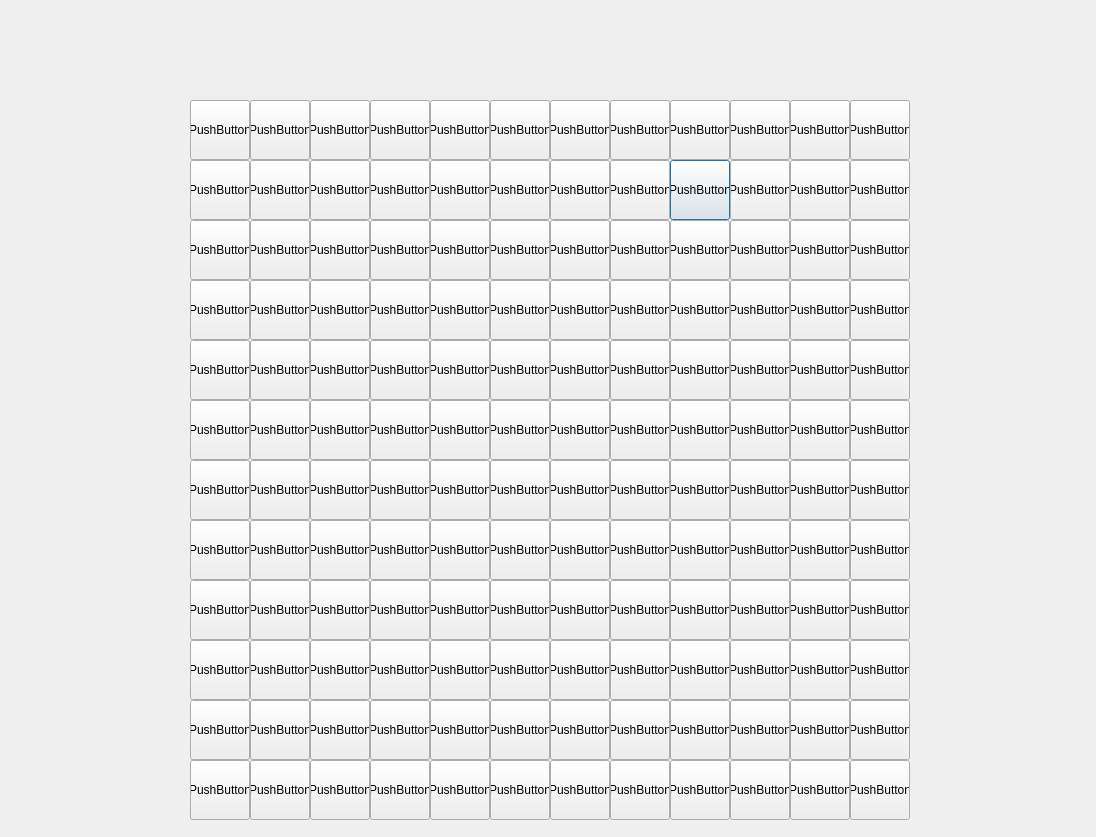
<?xml version="1.0" encoding="UTF-8"?>
<ui version="4.0">
 <class>Dialog</class>
 <widget class="QDialog" name="Dialog">
  <property name="geometry">
   <rect>
    <x>0</x>
    <y>0</y>
    <width>1096</width>
    <height>837</height>
   </rect>
  </property>
  <property name="windowTitle">
   <string>Dialog</string>
  </property>
  <widget class="QPushButton" name="pushButton_82">
   <property name="geometry">
    <rect>
     <x>670</x>
     <y>160</y>
     <width>60</width>
     <height>60</height>
    </rect>
   </property>
   <property name="text">
    <string>PushButton</string>
   </property>
  </widget>
  <widget class="QPushButton" name="pushButton_70">
   <property name="geometry">
    <rect>
     <x>550</x>
     <y>400</y>
     <width>60</width>
     <height>60</height>
    </rect>
   </property>
   <property name="text">
    <string>PushButton</string>
   </property>
  </widget>
  <widget class="QPushButton" name="pushButton_62">
   <property name="geometry">
    <rect>
     <x>550</x>
     <y>160</y>
     <width>60</width>
     <height>60</height>
    </rect>
   </property>
   <property name="text">
    <string>PushButton</string>
   </property>
  </widget>
  <widget class="QPushButton" name="pushButton_50">
   <property name="geometry">
    <rect>
     <x>430</x>
     <y>400</y>
     <width>60</width>
     <height>60</height>
    </rect>
   </property>
   <property name="text">
    <string>PushButton</string>
   </property>
  </widget>
  <widget class="QPushButton" name="pushButton_95">
   <property name="geometry">
    <rect>
     <x>730</x>
     <y>340</y>
     <width>60</width>
     <height>60</height>
    </rect>
   </property>
   <property name="text">
    <string>PushButton</string>
   </property>
  </widget>
  <widget class="QPushButton" name="pushButton_22">
   <property name="geometry">
    <rect>
     <x>310</x>
     <y>160</y>
     <width>60</width>
     <height>60</height>
    </rect>
   </property>
   <property name="text">
    <string>PushButton</string>
   </property>
  </widget>
  <widget class="QPushButton" name="pushButton_74">
   <property name="geometry">
    <rect>
     <x>610</x>
     <y>280</y>
     <width>60</width>
     <height>60</height>
    </rect>
   </property>
   <property name="text">
    <string>PushButton</string>
   </property>
  </widget>
  <widget class="QPushButton" name="pushButton_79">
   <property name="geometry">
    <rect>
     <x>610</x>
     <y>100</y>
     <width>60</width>
     <height>60</height>
    </rect>
   </property>
   <property name="text">
    <string>PushButton</string>
   </property>
  </widget>
  <widget class="QPushButton" name="pushButton_91">
   <property name="geometry">
    <rect>
     <x>730</x>
     <y>220</y>
     <width>60</width>
     <height>60</height>
    </rect>
   </property>
   <property name="text">
    <string>PushButton</string>
   </property>
  </widget>
  <widget class="QPushButton" name="pushButton_16">
   <property name="geometry">
    <rect>
     <x>250</x>
     <y>520</y>
     <width>60</width>
     <height>60</height>
    </rect>
   </property>
   <property name="text">
    <string>PushButton</string>
   </property>
  </widget>
  <widget class="QPushButton" name="pushButton_46">
   <property name="geometry">
    <rect>
     <x>430</x>
     <y>520</y>
     <width>60</width>
     <height>60</height>
    </rect>
   </property>
   <property name="text">
    <string>PushButton</string>
   </property>
  </widget>
  <widget class="QPushButton" name="pushButton_35">
   <property name="geometry">
    <rect>
     <x>370</x>
     <y>340</y>
     <width>60</width>
     <height>60</height>
    </rect>
   </property>
   <property name="text">
    <string>PushButton</string>
   </property>
  </widget>
  <widget class="QPushButton" name="pushButton_4">
   <property name="geometry">
    <rect>
     <x>190</x>
     <y>280</y>
     <width>60</width>
     <height>60</height>
    </rect>
   </property>
   <property name="text">
    <string>PushButton</string>
   </property>
  </widget>
  <widget class="QPushButton" name="pushButton_14">
   <property name="geometry">
    <rect>
     <x>250</x>
     <y>280</y>
     <width>60</width>
     <height>60</height>
    </rect>
   </property>
   <property name="text">
    <string>PushButton</string>
   </property>
  </widget>
  <widget class="QPushButton" name="pushButton_78">
   <property name="geometry">
    <rect>
     <x>610</x>
     <y>580</y>
     <width>60</width>
     <height>60</height>
    </rect>
   </property>
   <property name="text">
    <string>PushButton</string>
   </property>
  </widget>
  <widget class="QPushButton" name="pushButton_69">
   <property name="geometry">
    <rect>
     <x>550</x>
     <y>100</y>
     <width>60</width>
     <height>60</height>
    </rect>
   </property>
   <property name="text">
    <string>PushButton</string>
   </property>
  </widget>
  <widget class="QPushButton" name="pushButton_10">
   <property name="geometry">
    <rect>
     <x>190</x>
     <y>640</y>
     <width>60</width>
     <height>60</height>
    </rect>
   </property>
   <property name="text">
    <string>PushButton</string>
   </property>
  </widget>
  <widget class="QPushButton" name="pushButton_88">
   <property name="geometry">
    <rect>
     <x>670</x>
     <y>580</y>
     <width>60</width>
     <height>60</height>
    </rect>
   </property>
   <property name="text">
    <string>PushButton</string>
   </property>
  </widget>
  <widget class="QPushButton" name="pushButton_31">
   <property name="geometry">
    <rect>
     <x>370</x>
     <y>220</y>
     <width>60</width>
     <height>60</height>
    </rect>
   </property>
   <property name="text">
    <string>PushButton</string>
   </property>
  </widget>
  <widget class="QPushButton" name="pushButton_38">
   <property name="geometry">
    <rect>
     <x>370</x>
     <y>580</y>
     <width>60</width>
     <height>60</height>
    </rect>
   </property>
   <property name="text">
    <string>PushButton</string>
   </property>
  </widget>
  <widget class="QPushButton" name="pushButton_13">
   <property name="geometry">
    <rect>
     <x>250</x>
     <y>460</y>
     <width>60</width>
     <height>60</height>
    </rect>
   </property>
   <property name="text">
    <string>PushButton</string>
   </property>
  </widget>
  <widget class="QPushButton" name="pushButton_8">
   <property name="geometry">
    <rect>
     <x>190</x>
     <y>520</y>
     <width>60</width>
     <height>60</height>
    </rect>
   </property>
   <property name="text">
    <string>PushButton</string>
   </property>
  </widget>
  <widget class="QPushButton" name="pushButton_28">
   <property name="geometry">
    <rect>
     <x>310</x>
     <y>580</y>
     <width>60</width>
     <height>60</height>
    </rect>
   </property>
   <property name="text">
    <string>PushButton</string>
   </property>
  </widget>
  <widget class="QPushButton" name="pushButton_53">
   <property name="geometry">
    <rect>
     <x>490</x>
     <y>460</y>
     <width>60</width>
     <height>60</height>
    </rect>
   </property>
   <property name="text">
    <string>PushButton</string>
   </property>
  </widget>
  <widget class="QPushButton" name="pushButton_84">
   <property name="geometry">
    <rect>
     <x>670</x>
     <y>280</y>
     <width>60</width>
     <height>60</height>
    </rect>
   </property>
   <property name="text">
    <string>PushButton</string>
   </property>
  </widget>
  <widget class="QPushButton" name="pushButton_18">
   <property name="geometry">
    <rect>
     <x>250</x>
     <y>580</y>
     <width>60</width>
     <height>60</height>
    </rect>
   </property>
   <property name="text">
    <string>PushButton</string>
   </property>
  </widget>
  <widget class="QPushButton" name="pushButton_21">
   <property name="geometry">
    <rect>
     <x>310</x>
     <y>220</y>
     <width>60</width>
     <height>60</height>
    </rect>
   </property>
   <property name="text">
    <string>PushButton</string>
   </property>
  </widget>
  <widget class="QPushButton" name="pushButton_60">
   <property name="geometry">
    <rect>
     <x>490</x>
     <y>400</y>
     <width>60</width>
     <height>60</height>
    </rect>
   </property>
   <property name="text">
    <string>PushButton</string>
   </property>
  </widget>
  <widget class="QPushButton" name="pushButton_20">
   <property name="geometry">
    <rect>
     <x>250</x>
     <y>400</y>
     <width>60</width>
     <height>60</height>
    </rect>
   </property>
   <property name="text">
    <string>PushButton</string>
   </property>
  </widget>
  <widget class="QPushButton" name="pushButton_45">
   <property name="geometry">
    <rect>
     <x>430</x>
     <y>340</y>
     <width>60</width>
     <height>60</height>
    </rect>
   </property>
   <property name="text">
    <string>PushButton</string>
   </property>
  </widget>
  <widget class="QPushButton" name="pushButton_49">
   <property name="geometry">
    <rect>
     <x>430</x>
     <y>100</y>
     <width>60</width>
     <height>60</height>
    </rect>
   </property>
   <property name="text">
    <string>PushButton</string>
   </property>
  </widget>
  <widget class="QPushButton" name="pushButton_54">
   <property name="geometry">
    <rect>
     <x>490</x>
     <y>280</y>
     <width>60</width>
     <height>60</height>
    </rect>
   </property>
   <property name="text">
    <string>PushButton</string>
   </property>
  </widget>
  <widget class="QPushButton" name="pushButton_33">
   <property name="geometry">
    <rect>
     <x>370</x>
     <y>460</y>
     <width>60</width>
     <height>60</height>
    </rect>
   </property>
   <property name="text">
    <string>PushButton</string>
   </property>
  </widget>
  <widget class="QPushButton" name="pushButton_17">
   <property name="geometry">
    <rect>
     <x>250</x>
     <y>640</y>
     <width>60</width>
     <height>60</height>
    </rect>
   </property>
   <property name="text">
    <string>PushButton</string>
   </property>
  </widget>
  <widget class="QPushButton" name="pushButton_93">
   <property name="geometry">
    <rect>
     <x>730</x>
     <y>460</y>
     <width>60</width>
     <height>60</height>
    </rect>
   </property>
   <property name="text">
    <string>PushButton</string>
   </property>
  </widget>
  <widget class="QPushButton" name="pushButton_24">
   <property name="geometry">
    <rect>
     <x>310</x>
     <y>280</y>
     <width>60</width>
     <height>60</height>
    </rect>
   </property>
   <property name="text">
    <string>PushButton</string>
   </property>
  </widget>
  <widget class="QPushButton" name="pushButton_64">
   <property name="geometry">
    <rect>
     <x>550</x>
     <y>280</y>
     <width>60</width>
     <height>60</height>
    </rect>
   </property>
   <property name="text">
    <string>PushButton</string>
   </property>
  </widget>
  <widget class="QPushButton" name="pushButton_6">
   <property name="geometry">
    <rect>
     <x>190</x>
     <y>400</y>
     <width>60</width>
     <height>60</height>
    </rect>
   </property>
   <property name="text">
    <string>PushButton</string>
   </property>
  </widget>
  <widget class="QPushButton" name="pushButton_81">
   <property name="geometry">
    <rect>
     <x>670</x>
     <y>220</y>
     <width>60</width>
     <height>60</height>
    </rect>
   </property>
   <property name="text">
    <string>PushButton</string>
   </property>
  </widget>
  <widget class="QPushButton" name="pushButton_5">
   <property name="geometry">
    <rect>
     <x>190</x>
     <y>340</y>
     <width>60</width>
     <height>60</height>
    </rect>
   </property>
   <property name="text">
    <string>PushButton</string>
   </property>
  </widget>
  <widget class="QPushButton" name="pushButton_63">
   <property name="geometry">
    <rect>
     <x>550</x>
     <y>460</y>
     <width>60</width>
     <height>60</height>
    </rect>
   </property>
   <property name="text">
    <string>PushButton</string>
   </property>
  </widget>
  <widget class="QPushButton" name="pushButton_86">
   <property name="geometry">
    <rect>
     <x>670</x>
     <y>520</y>
     <width>60</width>
     <height>60</height>
    </rect>
   </property>
   <property name="text">
    <string>PushButton</string>
   </property>
  </widget>
  <widget class="QPushButton" name="pushButton_11">
   <property name="geometry">
    <rect>
     <x>250</x>
     <y>220</y>
     <width>60</width>
     <height>60</height>
    </rect>
   </property>
   <property name="text">
    <string>PushButton</string>
   </property>
  </widget>
  <widget class="QPushButton" name="pushButton_94">
   <property name="geometry">
    <rect>
     <x>730</x>
     <y>280</y>
     <width>60</width>
     <height>60</height>
    </rect>
   </property>
   <property name="text">
    <string>PushButton</string>
   </property>
  </widget>
  <widget class="QPushButton" name="pushButton_25">
   <property name="geometry">
    <rect>
     <x>310</x>
     <y>340</y>
     <width>60</width>
     <height>60</height>
    </rect>
   </property>
   <property name="text">
    <string>PushButton</string>
   </property>
  </widget>
  <widget class="QPushButton" name="pushButton_99">
   <property name="geometry">
    <rect>
     <x>730</x>
     <y>100</y>
     <width>60</width>
     <height>60</height>
    </rect>
   </property>
   <property name="text">
    <string>PushButton</string>
   </property>
  </widget>
  <widget class="QPushButton" name="pushButton_9">
   <property name="geometry">
    <rect>
     <x>190</x>
     <y>580</y>
     <width>60</width>
     <height>60</height>
    </rect>
   </property>
   <property name="text">
    <string>PushButton</string>
   </property>
  </widget>
  <widget class="QPushButton" name="pushButton_89">
   <property name="geometry">
    <rect>
     <x>670</x>
     <y>100</y>
     <width>60</width>
     <height>60</height>
    </rect>
   </property>
   <property name="text">
    <string>PushButton</string>
   </property>
  </widget>
  <widget class="QPushButton" name="pushButton_98">
   <property name="geometry">
    <rect>
     <x>730</x>
     <y>580</y>
     <width>60</width>
     <height>60</height>
    </rect>
   </property>
   <property name="text">
    <string>PushButton</string>
   </property>
  </widget>
  <widget class="QPushButton" name="pushButton_26">
   <property name="geometry">
    <rect>
     <x>310</x>
     <y>520</y>
     <width>60</width>
     <height>60</height>
    </rect>
   </property>
   <property name="text">
    <string>PushButton</string>
   </property>
  </widget>
  <widget class="QPushButton" name="pushButton_2">
   <property name="geometry">
    <rect>
     <x>190</x>
     <y>160</y>
     <width>60</width>
     <height>60</height>
    </rect>
   </property>
   <property name="text">
    <string>PushButton</string>
   </property>
  </widget>
  <widget class="QPushButton" name="pushButton_3">
   <property name="geometry">
    <rect>
     <x>190</x>
     <y>220</y>
     <width>60</width>
     <height>60</height>
    </rect>
   </property>
   <property name="text">
    <string>PushButton</string>
   </property>
  </widget>
  <widget class="QPushButton" name="pushButton_37">
   <property name="geometry">
    <rect>
     <x>370</x>
     <y>640</y>
     <width>60</width>
     <height>60</height>
    </rect>
   </property>
   <property name="text">
    <string>PushButton</string>
   </property>
  </widget>
  <widget class="QPushButton" name="pushButton_51">
   <property name="geometry">
    <rect>
     <x>490</x>
     <y>220</y>
     <width>60</width>
     <height>60</height>
    </rect>
   </property>
   <property name="text">
    <string>PushButton</string>
   </property>
  </widget>
  <widget class="QPushButton" name="pushButton_57">
   <property name="geometry">
    <rect>
     <x>490</x>
     <y>640</y>
     <width>60</width>
     <height>60</height>
    </rect>
   </property>
   <property name="text">
    <string>PushButton</string>
   </property>
  </widget>
  <widget class="QPushButton" name="pushButton_29">
   <property name="geometry">
    <rect>
     <x>310</x>
     <y>100</y>
     <width>60</width>
     <height>60</height>
    </rect>
   </property>
   <property name="text">
    <string>PushButton</string>
   </property>
  </widget>
  <widget class="QPushButton" name="pushButton_15">
   <property name="geometry">
    <rect>
     <x>250</x>
     <y>340</y>
     <width>60</width>
     <height>60</height>
    </rect>
   </property>
   <property name="text">
    <string>PushButton</string>
   </property>
  </widget>
  <widget class="QPushButton" name="pushButton_71">
   <property name="geometry">
    <rect>
     <x>610</x>
     <y>220</y>
     <width>60</width>
     <height>60</height>
    </rect>
   </property>
   <property name="text">
    <string>PushButton</string>
   </property>
  </widget>
  <widget class="QPushButton" name="pushButton_61">
   <property name="geometry">
    <rect>
     <x>550</x>
     <y>220</y>
     <width>60</width>
     <height>60</height>
    </rect>
   </property>
   <property name="text">
    <string>PushButton</string>
   </property>
  </widget>
  <widget class="QPushButton" name="pushButton_58">
   <property name="geometry">
    <rect>
     <x>490</x>
     <y>580</y>
     <width>60</width>
     <height>60</height>
    </rect>
   </property>
   <property name="text">
    <string>PushButton</string>
   </property>
  </widget>
  <widget class="QPushButton" name="pushButton_55">
   <property name="geometry">
    <rect>
     <x>490</x>
     <y>340</y>
     <width>60</width>
     <height>60</height>
    </rect>
   </property>
   <property name="text">
    <string>PushButton</string>
   </property>
  </widget>
  <widget class="QPushButton" name="pushButton_7">
   <property name="geometry">
    <rect>
     <x>190</x>
     <y>460</y>
     <width>60</width>
     <height>60</height>
    </rect>
   </property>
   <property name="text">
    <string>PushButton</string>
   </property>
  </widget>
  <widget class="QPushButton" name="pushButton_76">
   <property name="geometry">
    <rect>
     <x>610</x>
     <y>520</y>
     <width>60</width>
     <height>60</height>
    </rect>
   </property>
   <property name="text">
    <string>PushButton</string>
   </property>
  </widget>
  <widget class="QPushButton" name="pushButton_39">
   <property name="geometry">
    <rect>
     <x>370</x>
     <y>100</y>
     <width>60</width>
     <height>60</height>
    </rect>
   </property>
   <property name="text">
    <string>PushButton</string>
   </property>
  </widget>
  <widget class="QPushButton" name="pushButton_68">
   <property name="geometry">
    <rect>
     <x>550</x>
     <y>580</y>
     <width>60</width>
     <height>60</height>
    </rect>
   </property>
   <property name="text">
    <string>PushButton</string>
   </property>
  </widget>
  <widget class="QPushButton" name="pushButton_32">
   <property name="geometry">
    <rect>
     <x>370</x>
     <y>160</y>
     <width>60</width>
     <height>60</height>
    </rect>
   </property>
   <property name="text">
    <string>PushButton</string>
   </property>
  </widget>
  <widget class="QPushButton" name="pushButton_48">
   <property name="geometry">
    <rect>
     <x>430</x>
     <y>580</y>
     <width>60</width>
     <height>60</height>
    </rect>
   </property>
   <property name="text">
    <string>PushButton</string>
   </property>
  </widget>
  <widget class="QPushButton" name="pushButton_65">
   <property name="geometry">
    <rect>
     <x>550</x>
     <y>340</y>
     <width>60</width>
     <height>60</height>
    </rect>
   </property>
   <property name="text">
    <string>PushButton</string>
   </property>
  </widget>
  <widget class="QPushButton" name="pushButton_30">
   <property name="geometry">
    <rect>
     <x>310</x>
     <y>400</y>
     <width>60</width>
     <height>60</height>
    </rect>
   </property>
   <property name="text">
    <string>PushButton</string>
   </property>
  </widget>
  <widget class="QPushButton" name="pushButton_34">
   <property name="geometry">
    <rect>
     <x>370</x>
     <y>280</y>
     <width>60</width>
     <height>60</height>
    </rect>
   </property>
   <property name="text">
    <string>PushButton</string>
   </property>
  </widget>
  <widget class="QPushButton" name="pushButton_90">
   <property name="geometry">
    <rect>
     <x>670</x>
     <y>400</y>
     <width>60</width>
     <height>60</height>
    </rect>
   </property>
   <property name="text">
    <string>PushButton</string>
   </property>
  </widget>
  <widget class="QPushButton" name="pushButton_40">
   <property name="geometry">
    <rect>
     <x>370</x>
     <y>400</y>
     <width>60</width>
     <height>60</height>
    </rect>
   </property>
   <property name="text">
    <string>PushButton</string>
   </property>
  </widget>
  <widget class="QPushButton" name="pushButton_75">
   <property name="geometry">
    <rect>
     <x>610</x>
     <y>340</y>
     <width>60</width>
     <height>60</height>
    </rect>
   </property>
   <property name="text">
    <string>PushButton</string>
   </property>
  </widget>
  <widget class="QPushButton" name="pushButton_66">
   <property name="geometry">
    <rect>
     <x>550</x>
     <y>520</y>
     <width>60</width>
     <height>60</height>
    </rect>
   </property>
   <property name="text">
    <string>PushButton</string>
   </property>
  </widget>
  <widget class="QPushButton" name="pushButton_73">
   <property name="geometry">
    <rect>
     <x>610</x>
     <y>460</y>
     <width>60</width>
     <height>60</height>
    </rect>
   </property>
   <property name="text">
    <string>PushButton</string>
   </property>
  </widget>
  <widget class="QPushButton" name="pushButton_43">
   <property name="geometry">
    <rect>
     <x>430</x>
     <y>460</y>
     <width>60</width>
     <height>60</height>
    </rect>
   </property>
   <property name="text">
    <string>PushButton</string>
   </property>
  </widget>
  <widget class="QPushButton" name="pushButton_67">
   <property name="geometry">
    <rect>
     <x>550</x>
     <y>640</y>
     <width>60</width>
     <height>60</height>
    </rect>
   </property>
   <property name="text">
    <string>PushButton</string>
   </property>
  </widget>
  <widget class="QPushButton" name="pushButton_96">
   <property name="geometry">
    <rect>
     <x>730</x>
     <y>520</y>
     <width>60</width>
     <height>60</height>
    </rect>
   </property>
   <property name="text">
    <string>PushButton</string>
   </property>
  </widget>
  <widget class="QPushButton" name="pushButton_42">
   <property name="geometry">
    <rect>
     <x>430</x>
     <y>160</y>
     <width>60</width>
     <height>60</height>
    </rect>
   </property>
   <property name="text">
    <string>PushButton</string>
   </property>
  </widget>
  <widget class="QPushButton" name="pushButton_56">
   <property name="geometry">
    <rect>
     <x>490</x>
     <y>520</y>
     <width>60</width>
     <height>60</height>
    </rect>
   </property>
   <property name="text">
    <string>PushButton</string>
   </property>
  </widget>
  <widget class="QPushButton" name="pushButton_83">
   <property name="geometry">
    <rect>
     <x>670</x>
     <y>460</y>
     <width>60</width>
     <height>60</height>
    </rect>
   </property>
   <property name="text">
    <string>PushButton</string>
   </property>
  </widget>
  <widget class="QPushButton" name="pushButton_12">
   <property name="geometry">
    <rect>
     <x>250</x>
     <y>160</y>
     <width>60</width>
     <height>60</height>
    </rect>
   </property>
   <property name="text">
    <string>PushButton</string>
   </property>
  </widget>
  <widget class="QPushButton" name="pushButton_80">
   <property name="geometry">
    <rect>
     <x>610</x>
     <y>400</y>
     <width>60</width>
     <height>60</height>
    </rect>
   </property>
   <property name="text">
    <string>PushButton</string>
   </property>
  </widget>
  <widget class="QPushButton" name="pushButton_77">
   <property name="geometry">
    <rect>
     <x>610</x>
     <y>640</y>
     <width>60</width>
     <height>60</height>
    </rect>
   </property>
   <property name="text">
    <string>PushButton</string>
   </property>
  </widget>
  <widget class="QPushButton" name="pushButton_85">
   <property name="geometry">
    <rect>
     <x>670</x>
     <y>340</y>
     <width>60</width>
     <height>60</height>
    </rect>
   </property>
   <property name="text">
    <string>PushButton</string>
   </property>
  </widget>
  <widget class="QPushButton" name="pushButton_19">
   <property name="geometry">
    <rect>
     <x>250</x>
     <y>100</y>
     <width>60</width>
     <height>60</height>
    </rect>
   </property>
   <property name="text">
    <string>PushButton</string>
   </property>
  </widget>
  <widget class="QPushButton" name="pushButton_27">
   <property name="geometry">
    <rect>
     <x>310</x>
     <y>640</y>
     <width>60</width>
     <height>60</height>
    </rect>
   </property>
   <property name="text">
    <string>PushButton</string>
   </property>
  </widget>
  <widget class="QPushButton" name="pushButton_36">
   <property name="geometry">
    <rect>
     <x>370</x>
     <y>520</y>
     <width>60</width>
     <height>60</height>
    </rect>
   </property>
   <property name="text">
    <string>PushButton</string>
   </property>
  </widget>
  <widget class="QPushButton" name="pushButton_44">
   <property name="geometry">
    <rect>
     <x>430</x>
     <y>280</y>
     <width>60</width>
     <height>60</height>
    </rect>
   </property>
   <property name="text">
    <string>PushButton</string>
   </property>
  </widget>
  <widget class="QPushButton" name="pushButton">
   <property name="geometry">
    <rect>
     <x>190</x>
     <y>100</y>
     <width>60</width>
     <height>60</height>
    </rect>
   </property>
   <property name="text">
    <string>PushButton</string>
   </property>
  </widget>
  <widget class="QPushButton" name="pushButton_87">
   <property name="geometry">
    <rect>
     <x>670</x>
     <y>640</y>
     <width>60</width>
     <height>60</height>
    </rect>
   </property>
   <property name="text">
    <string>PushButton</string>
   </property>
  </widget>
  <widget class="QPushButton" name="pushButton_92">
   <property name="geometry">
    <rect>
     <x>730</x>
     <y>160</y>
     <width>60</width>
     <height>60</height>
    </rect>
   </property>
   <property name="text">
    <string>PushButton</string>
   </property>
  </widget>
  <widget class="QPushButton" name="pushButton_97">
   <property name="geometry">
    <rect>
     <x>730</x>
     <y>640</y>
     <width>60</width>
     <height>60</height>
    </rect>
   </property>
   <property name="text">
    <string>PushButton</string>
   </property>
  </widget>
  <widget class="QPushButton" name="pushButton_100">
   <property name="geometry">
    <rect>
     <x>730</x>
     <y>400</y>
     <width>60</width>
     <height>60</height>
    </rect>
   </property>
   <property name="text">
    <string>PushButton</string>
   </property>
  </widget>
  <widget class="QPushButton" name="pushButton_47">
   <property name="geometry">
    <rect>
     <x>430</x>
     <y>640</y>
     <width>60</width>
     <height>60</height>
    </rect>
   </property>
   <property name="text">
    <string>PushButton</string>
   </property>
  </widget>
  <widget class="QPushButton" name="pushButton_41">
   <property name="geometry">
    <rect>
     <x>430</x>
     <y>220</y>
     <width>60</width>
     <height>60</height>
    </rect>
   </property>
   <property name="text">
    <string>PushButton</string>
   </property>
  </widget>
  <widget class="QPushButton" name="pushButton_59">
   <property name="geometry">
    <rect>
     <x>490</x>
     <y>100</y>
     <width>60</width>
     <height>60</height>
    </rect>
   </property>
   <property name="text">
    <string>PushButton</string>
   </property>
  </widget>
  <widget class="QPushButton" name="pushButton_52">
   <property name="geometry">
    <rect>
     <x>490</x>
     <y>160</y>
     <width>60</width>
     <height>60</height>
    </rect>
   </property>
   <property name="text">
    <string>PushButton</string>
   </property>
  </widget>
  <widget class="QPushButton" name="pushButton_23">
   <property name="geometry">
    <rect>
     <x>310</x>
     <y>460</y>
     <width>60</width>
     <height>60</height>
    </rect>
   </property>
   <property name="text">
    <string>PushButton</string>
   </property>
  </widget>
  <widget class="QPushButton" name="pushButton_72">
   <property name="geometry">
    <rect>
     <x>610</x>
     <y>160</y>
     <width>60</width>
     <height>60</height>
    </rect>
   </property>
   <property name="text">
    <string>PushButton</string>
   </property>
  </widget>
  <widget class="QPushButton" name="pushButton_101">
   <property name="geometry">
    <rect>
     <x>310</x>
     <y>700</y>
     <width>60</width>
     <height>60</height>
    </rect>
   </property>
   <property name="text">
    <string>PushButton</string>
   </property>
  </widget>
  <widget class="QPushButton" name="pushButton_102">
   <property name="geometry">
    <rect>
     <x>550</x>
     <y>700</y>
     <width>60</width>
     <height>60</height>
    </rect>
   </property>
   <property name="text">
    <string>PushButton</string>
   </property>
  </widget>
  <widget class="QPushButton" name="pushButton_103">
   <property name="geometry">
    <rect>
     <x>670</x>
     <y>700</y>
     <width>60</width>
     <height>60</height>
    </rect>
   </property>
   <property name="text">
    <string>PushButton</string>
   </property>
  </widget>
  <widget class="QPushButton" name="pushButton_104">
   <property name="geometry">
    <rect>
     <x>490</x>
     <y>700</y>
     <width>60</width>
     <height>60</height>
    </rect>
   </property>
   <property name="text">
    <string>PushButton</string>
   </property>
  </widget>
  <widget class="QPushButton" name="pushButton_105">
   <property name="geometry">
    <rect>
     <x>250</x>
     <y>700</y>
     <width>60</width>
     <height>60</height>
    </rect>
   </property>
   <property name="text">
    <string>PushButton</string>
   </property>
  </widget>
  <widget class="QPushButton" name="pushButton_106">
   <property name="geometry">
    <rect>
     <x>430</x>
     <y>700</y>
     <width>60</width>
     <height>60</height>
    </rect>
   </property>
   <property name="text">
    <string>PushButton</string>
   </property>
  </widget>
  <widget class="QPushButton" name="pushButton_107">
   <property name="geometry">
    <rect>
     <x>730</x>
     <y>700</y>
     <width>60</width>
     <height>60</height>
    </rect>
   </property>
   <property name="text">
    <string>PushButton</string>
   </property>
  </widget>
  <widget class="QPushButton" name="pushButton_108">
   <property name="geometry">
    <rect>
     <x>190</x>
     <y>700</y>
     <width>60</width>
     <height>60</height>
    </rect>
   </property>
   <property name="text">
    <string>PushButton</string>
   </property>
  </widget>
  <widget class="QPushButton" name="pushButton_109">
   <property name="geometry">
    <rect>
     <x>610</x>
     <y>700</y>
     <width>60</width>
     <height>60</height>
    </rect>
   </property>
   <property name="text">
    <string>PushButton</string>
   </property>
  </widget>
  <widget class="QPushButton" name="pushButton_110">
   <property name="geometry">
    <rect>
     <x>370</x>
     <y>700</y>
     <width>60</width>
     <height>60</height>
    </rect>
   </property>
   <property name="text">
    <string>PushButton</string>
   </property>
  </widget>
  <widget class="QPushButton" name="pushButton_111">
   <property name="geometry">
    <rect>
     <x>310</x>
     <y>760</y>
     <width>60</width>
     <height>60</height>
    </rect>
   </property>
   <property name="text">
    <string>PushButton</string>
   </property>
  </widget>
  <widget class="QPushButton" name="pushButton_112">
   <property name="geometry">
    <rect>
     <x>550</x>
     <y>760</y>
     <width>60</width>
     <height>60</height>
    </rect>
   </property>
   <property name="text">
    <string>PushButton</string>
   </property>
  </widget>
  <widget class="QPushButton" name="pushButton_113">
   <property name="geometry">
    <rect>
     <x>670</x>
     <y>760</y>
     <width>60</width>
     <height>60</height>
    </rect>
   </property>
   <property name="text">
    <string>PushButton</string>
   </property>
  </widget>
  <widget class="QPushButton" name="pushButton_114">
   <property name="geometry">
    <rect>
     <x>490</x>
     <y>760</y>
     <width>60</width>
     <height>60</height>
    </rect>
   </property>
   <property name="text">
    <string>PushButton</string>
   </property>
  </widget>
  <widget class="QPushButton" name="pushButton_115">
   <property name="geometry">
    <rect>
     <x>250</x>
     <y>760</y>
     <width>60</width>
     <height>60</height>
    </rect>
   </property>
   <property name="text">
    <string>PushButton</string>
   </property>
  </widget>
  <widget class="QPushButton" name="pushButton_116">
   <property name="geometry">
    <rect>
     <x>430</x>
     <y>760</y>
     <width>60</width>
     <height>60</height>
    </rect>
   </property>
   <property name="text">
    <string>PushButton</string>
   </property>
  </widget>
  <widget class="QPushButton" name="pushButton_117">
   <property name="geometry">
    <rect>
     <x>730</x>
     <y>760</y>
     <width>60</width>
     <height>60</height>
    </rect>
   </property>
   <property name="text">
    <string>PushButton</string>
   </property>
  </widget>
  <widget class="QPushButton" name="pushButton_118">
   <property name="geometry">
    <rect>
     <x>190</x>
     <y>760</y>
     <width>60</width>
     <height>60</height>
    </rect>
   </property>
   <property name="text">
    <string>PushButton</string>
   </property>
  </widget>
  <widget class="QPushButton" name="pushButton_119">
   <property name="geometry">
    <rect>
     <x>610</x>
     <y>760</y>
     <width>60</width>
     <height>60</height>
    </rect>
   </property>
   <property name="text">
    <string>PushButton</string>
   </property>
  </widget>
  <widget class="QPushButton" name="pushButton_120">
   <property name="geometry">
    <rect>
     <x>370</x>
     <y>760</y>
     <width>60</width>
     <height>60</height>
    </rect>
   </property>
   <property name="text">
    <string>PushButton</string>
   </property>
  </widget>
  <widget class="QPushButton" name="pushButton_121">
   <property name="geometry">
    <rect>
     <x>790</x>
     <y>100</y>
     <width>60</width>
     <height>60</height>
    </rect>
   </property>
   <property name="text">
    <string>PushButton</string>
   </property>
  </widget>
  <widget class="QPushButton" name="pushButton_122">
   <property name="geometry">
    <rect>
     <x>790</x>
     <y>160</y>
     <width>60</width>
     <height>60</height>
    </rect>
   </property>
   <property name="text">
    <string>PushButton</string>
   </property>
  </widget>
  <widget class="QPushButton" name="pushButton_123">
   <property name="geometry">
    <rect>
     <x>790</x>
     <y>220</y>
     <width>60</width>
     <height>60</height>
    </rect>
   </property>
   <property name="text">
    <string>PushButton</string>
   </property>
  </widget>
  <widget class="QPushButton" name="pushButton_124">
   <property name="geometry">
    <rect>
     <x>850</x>
     <y>400</y>
     <width>60</width>
     <height>60</height>
    </rect>
   </property>
   <property name="text">
    <string>PushButton</string>
   </property>
  </widget>
  <widget class="QPushButton" name="pushButton_125">
   <property name="geometry">
    <rect>
     <x>790</x>
     <y>340</y>
     <width>60</width>
     <height>60</height>
    </rect>
   </property>
   <property name="text">
    <string>PushButton</string>
   </property>
  </widget>
  <widget class="QPushButton" name="pushButton_126">
   <property name="geometry">
    <rect>
     <x>850</x>
     <y>700</y>
     <width>60</width>
     <height>60</height>
    </rect>
   </property>
   <property name="text">
    <string>PushButton</string>
   </property>
  </widget>
  <widget class="QPushButton" name="pushButton_127">
   <property name="geometry">
    <rect>
     <x>850</x>
     <y>580</y>
     <width>60</width>
     <height>60</height>
    </rect>
   </property>
   <property name="text">
    <string>PushButton</string>
   </property>
  </widget>
  <widget class="QPushButton" name="pushButton_128">
   <property name="geometry">
    <rect>
     <x>850</x>
     <y>640</y>
     <width>60</width>
     <height>60</height>
    </rect>
   </property>
   <property name="text">
    <string>PushButton</string>
   </property>
  </widget>
  <widget class="QPushButton" name="pushButton_129">
   <property name="geometry">
    <rect>
     <x>850</x>
     <y>100</y>
     <width>60</width>
     <height>60</height>
    </rect>
   </property>
   <property name="text">
    <string>PushButton</string>
   </property>
  </widget>
  <widget class="QPushButton" name="pushButton_130">
   <property name="geometry">
    <rect>
     <x>790</x>
     <y>280</y>
     <width>60</width>
     <height>60</height>
    </rect>
   </property>
   <property name="text">
    <string>PushButton</string>
   </property>
  </widget>
  <widget class="QPushButton" name="pushButton_131">
   <property name="geometry">
    <rect>
     <x>790</x>
     <y>400</y>
     <width>60</width>
     <height>60</height>
    </rect>
   </property>
   <property name="text">
    <string>PushButton</string>
   </property>
  </widget>
  <widget class="QPushButton" name="pushButton_132">
   <property name="geometry">
    <rect>
     <x>790</x>
     <y>640</y>
     <width>60</width>
     <height>60</height>
    </rect>
   </property>
   <property name="text">
    <string>PushButton</string>
   </property>
  </widget>
  <widget class="QPushButton" name="pushButton_133">
   <property name="geometry">
    <rect>
     <x>850</x>
     <y>460</y>
     <width>60</width>
     <height>60</height>
    </rect>
   </property>
   <property name="text">
    <string>PushButton</string>
   </property>
  </widget>
  <widget class="QPushButton" name="pushButton_134">
   <property name="geometry">
    <rect>
     <x>790</x>
     <y>700</y>
     <width>60</width>
     <height>60</height>
    </rect>
   </property>
   <property name="text">
    <string>PushButton</string>
   </property>
  </widget>
  <widget class="QPushButton" name="pushButton_135">
   <property name="geometry">
    <rect>
     <x>850</x>
     <y>160</y>
     <width>60</width>
     <height>60</height>
    </rect>
   </property>
   <property name="text">
    <string>PushButton</string>
   </property>
  </widget>
  <widget class="QPushButton" name="pushButton_136">
   <property name="geometry">
    <rect>
     <x>850</x>
     <y>280</y>
     <width>60</width>
     <height>60</height>
    </rect>
   </property>
   <property name="text">
    <string>PushButton</string>
   </property>
  </widget>
  <widget class="QPushButton" name="pushButton_137">
   <property name="geometry">
    <rect>
     <x>790</x>
     <y>520</y>
     <width>60</width>
     <height>60</height>
    </rect>
   </property>
   <property name="text">
    <string>PushButton</string>
   </property>
  </widget>
  <widget class="QPushButton" name="pushButton_138">
   <property name="geometry">
    <rect>
     <x>850</x>
     <y>520</y>
     <width>60</width>
     <height>60</height>
    </rect>
   </property>
   <property name="text">
    <string>PushButton</string>
   </property>
  </widget>
  <widget class="QPushButton" name="pushButton_139">
   <property name="geometry">
    <rect>
     <x>790</x>
     <y>460</y>
     <width>60</width>
     <height>60</height>
    </rect>
   </property>
   <property name="text">
    <string>PushButton</string>
   </property>
  </widget>
  <widget class="QPushButton" name="pushButton_140">
   <property name="geometry">
    <rect>
     <x>790</x>
     <y>580</y>
     <width>60</width>
     <height>60</height>
    </rect>
   </property>
   <property name="text">
    <string>PushButton</string>
   </property>
  </widget>
  <widget class="QPushButton" name="pushButton_141">
   <property name="geometry">
    <rect>
     <x>850</x>
     <y>220</y>
     <width>60</width>
     <height>60</height>
    </rect>
   </property>
   <property name="text">
    <string>PushButton</string>
   </property>
  </widget>
  <widget class="QPushButton" name="pushButton_142">
   <property name="geometry">
    <rect>
     <x>850</x>
     <y>340</y>
     <width>60</width>
     <height>60</height>
    </rect>
   </property>
   <property name="text">
    <string>PushButton</string>
   </property>
  </widget>
  <widget class="QPushButton" name="pushButton_143">
   <property name="geometry">
    <rect>
     <x>850</x>
     <y>760</y>
     <width>60</width>
     <height>60</height>
    </rect>
   </property>
   <property name="text">
    <string>PushButton</string>
   </property>
  </widget>
  <widget class="QPushButton" name="pushButton_144">
   <property name="geometry">
    <rect>
     <x>790</x>
     <y>760</y>
     <width>60</width>
     <height>60</height>
    </rect>
   </property>
   <property name="text">
    <string>PushButton</string>
   </property>
  </widget>
 </widget>
 <resources/>
 <connections/>
</ui>
